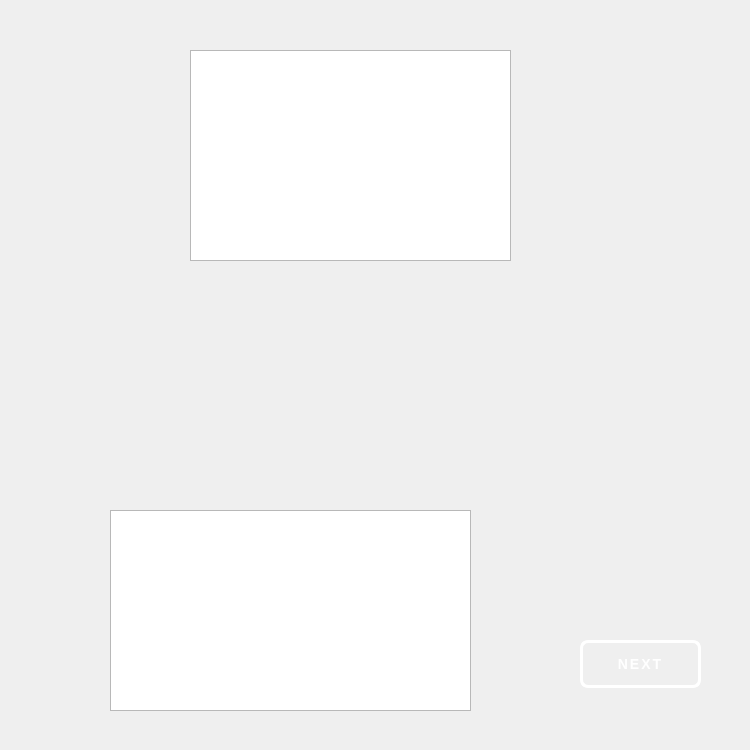
<?xml version="1.0" encoding="UTF-8"?>
<ui version="4.0">
 <class>WeatherTutorialScreen</class>
 <widget class="QWidget" name="WeatherTutorialScreen">
  <property name="geometry">
   <rect>
    <x>0</x>
    <y>0</y>
    <width>750</width>
    <height>750</height>
   </rect>
  </property>
  <property name="windowTitle">
   <string>Form</string>
  </property>
  <widget class="QLabel" name="background">
   <property name="geometry">
    <rect>
     <x>0</x>
     <y>0</y>
     <width>750</width>
     <height>750</height>
    </rect>
   </property>
   <property name="text">
    <string/>
   </property>
   <property name="pixmap">
    <pixmap resource="ShredGnarResources.qrc">:/backgroundSprites/a9_Resources/backgroundResources/TutorialBackground.png</pixmap>
   </property>
   <property name="scaledContents">
    <bool>true</bool>
   </property>
  </widget>
  <widget class="QLabel" name="jonnySprite">
   <property name="geometry">
    <rect>
     <x>370</x>
     <y>150</y>
     <width>500</width>
     <height>500</height>
    </rect>
   </property>
   <property name="text">
    <string/>
   </property>
   <property name="pixmap">
    <pixmap resource="ShredGnarResources.qrc">:/jonnySprites/a9_Resources/jonnySprites/JonnyStanding.png</pixmap>
   </property>
  </widget>
  <widget class="QLabel" name="speechBubbleSprite">
   <property name="geometry">
    <rect>
     <x>160</x>
     <y>10</y>
     <width>380</width>
     <height>331</height>
    </rect>
   </property>
   <property name="text">
    <string/>
   </property>
   <property name="pixmap">
    <pixmap resource="ShredGnarResources.qrc">:/backgroundSprites/a9_Resources/jonnySprites/DialogueLargeLeft.png</pixmap>
   </property>
   <property name="scaledContents">
    <bool>true</bool>
   </property>
  </widget>
  <widget class="QLabel" name="weatherSprite">
   <property name="geometry">
    <rect>
     <x>250</x>
     <y>310</y>
     <width>191</width>
     <height>171</height>
    </rect>
   </property>
   <property name="text">
    <string/>
   </property>
   <property name="pixmap">
    <pixmap resource="ShredGnarResources.qrc">:/otherSprites/a9_Resources/otherSprites/SunnyDayIcon.png</pixmap>
   </property>
   <property name="scaledContents">
    <bool>true</bool>
   </property>
  </widget>
  <widget class="QPushButton" name="nextButton">
   <property name="geometry">
    <rect>
     <x>580</x>
     <y>640</y>
     <width>121</width>
     <height>48</height>
    </rect>
   </property>
   <property name="styleSheet">
    <string notr="true">QPushButton#nextButton {
    /* Text */
    color: #FFFFFF;
    font-family: &quot;Press Start 2P&quot;, &quot;Pixel Arial 11&quot;, &quot;Monospace&quot;;
    font-weight: bold;
    font-size: 14px;
    letter-spacing: 2px;

    /* Size / padding – slightly shorter than startButton */
    padding: 6px 16px;      /* was 28px horizontally */
    min-height: 30px;

    /* Button body – same navy gradient */
    background-color: qlineargradient(
        x1:0, y1:0, x2:0, y2:1,
        stop:0 #243764,
        stop:1 #1B2C56
    );

    /* White outline */
    border-style: solid;
    border-width: 3px;
    border-color: #FFFFFF;
    border-radius: 8px;

    outline: none;
}

QPushButton#nextButton:hover {
    background-color: qlineargradient(
        x1:0, y1:0, x2:0, y2:1,
        stop:0 #2c447b,
        stop:1 #243764
    );
}

QPushButton#nextButton:pressed {
    background-color: #111B33;
    padding-top: 8px;
    padding-bottom: 4px;
}</string>
   </property>
   <property name="text">
    <string>NEXT</string>
   </property>
  </widget>
  <widget class="QTextBrowser" name="textBrowser">
   <property name="geometry">
    <rect>
     <x>190</x>
     <y>50</y>
     <width>321</width>
     <height>211</height>
    </rect>
   </property>
  </widget>
  <widget class="QListWidget" name="skiSpriteList">
   <property name="geometry">
    <rect>
     <x>110</x>
     <y>510</y>
     <width>361</width>
     <height>201</height>
    </rect>
   </property>
  </widget>
  <widget class="QLabel" name="weatherIconHolder">
   <property name="geometry">
    <rect>
     <x>250</x>
     <y>300</y>
     <width>181</width>
     <height>171</height>
    </rect>
   </property>
   <property name="text">
    <string/>
   </property>
   <property name="pixmap">
    <pixmap resource="ShredGnarResources.qrc">:/backgroundSprites/a9_Resources/backgroundResources/WeatherFrame.png</pixmap>
   </property>
   <property name="scaledContents">
    <bool>true</bool>
   </property>
  </widget>
  <widget class="QLabel" name="skiSpriteContainer">
   <property name="geometry">
    <rect>
     <x>30</x>
     <y>480</y>
     <width>521</width>
     <height>261</height>
    </rect>
   </property>
   <property name="text">
    <string/>
   </property>
   <property name="pixmap">
    <pixmap resource="ShredGnarResources.qrc">:/backgroundSprites/a9_Resources/backgroundResources/ScoreFrame.png</pixmap>
   </property>
   <property name="scaledContents">
    <bool>true</bool>
   </property>
  </widget>
  <zorder>background</zorder>
  <zorder>jonnySprite</zorder>
  <zorder>speechBubbleSprite</zorder>
  <zorder>nextButton</zorder>
  <zorder>textBrowser</zorder>
  <zorder>weatherIconHolder</zorder>
  <zorder>weatherSprite</zorder>
  <zorder>skiSpriteContainer</zorder>
  <zorder>skiSpriteList</zorder>
 </widget>
 <resources>
  <include location="ShredGnarResources.qrc"/>
 </resources>
 <connections/>
</ui>
